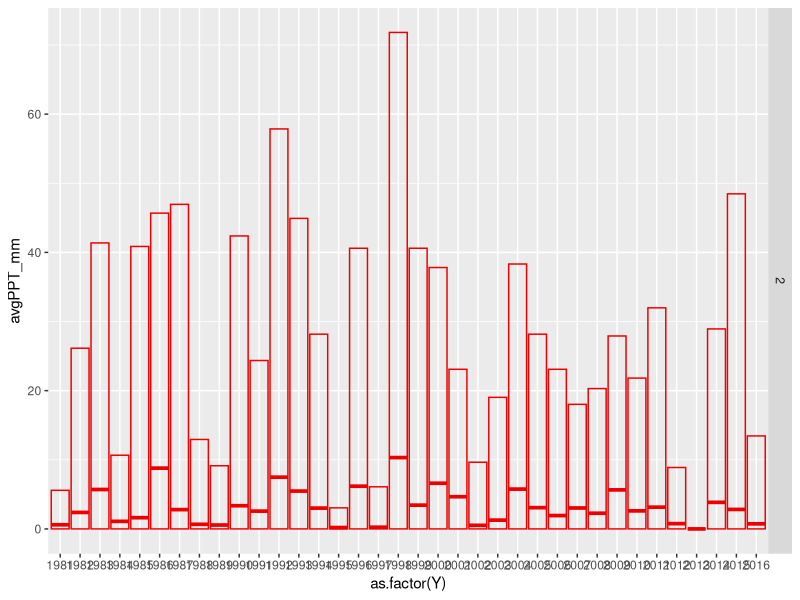
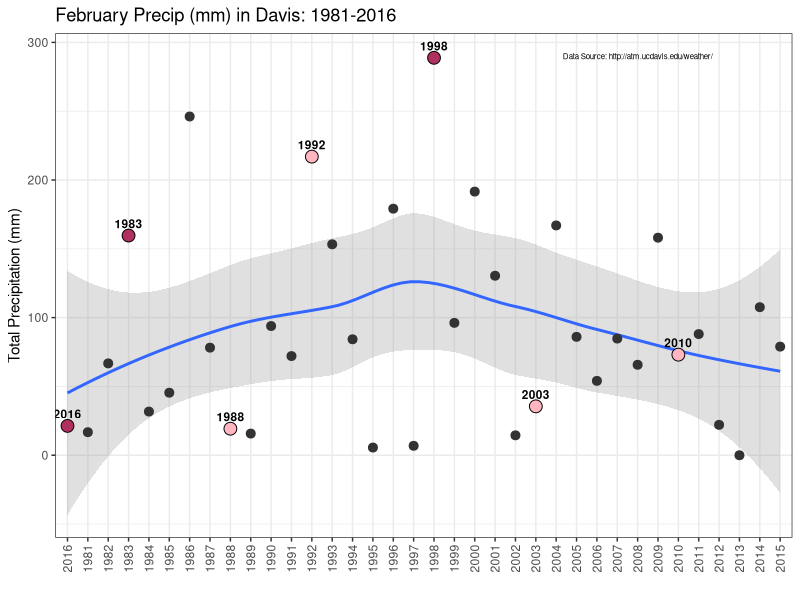
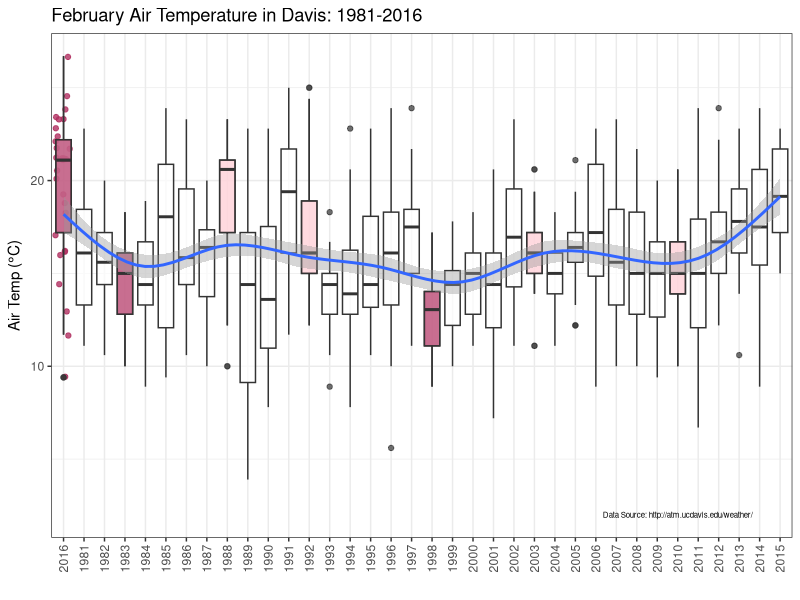

These charts were generated, in order, by the following R code:
# GET UCD CLIMATE 

# climate data from UC Climate (http://169.237.140.1/calludt.cgi/WXDATAREPORT)
# http://apps.atm.ucdavis.edu/wxdata/data/

library(lubridate); library(dplyr); library(ggplot2); library(stringr)

# get historical climate data
dav <- read.csv("./data/climate_Davis_historical.csv", skip = 53)
dav %<>% 
  select(Station:min,Soil.max, min.1) %>% 
  filter(!is.na(Air.max))

# need to split out date/time
dav$Time<-ifelse(nchar(dav$Time)<4,str_pad(dav$Time, side = "left", width = 4, pad="0"),  dav$Time)
dav$Time<-paste0(dav$Time,"00") # add zeros to make HMS
dav$datetime<-ymd_hms(paste0(dav$Date, dav$Time))
dav$Y<-year(dav$datetime)
dav$M<-month(dav$datetime)
dav$DOY<-yday(dav$datetime)

dav1 <- dav %>% 
  select(datetime, Station, Precip:min.1, Y, M, DOY) %>% 
  group_by(Y, M, Station) %>% 
  filter(M==2) # limit to FEB 
glimpse(dav1)
dav1$decade <- cut(x = dav1$Y,include.lowest = T,dig.lab = 4, breaks = c(1980, 1990, 2000, 2010, 2020), labels = c('1980s','1990s','2000s','2010s'))

  
dav2 <- dav %>% 
  select(datetime, Station, Precip:min.1, Y, M, DOY) %>% 
  group_by(Y, M, Station) %>% 
  filter(M==2) %>% # limit to FEB 
  summarize("totPPT_mm"=sum(Precip),
            "avgAir.max"=mean(Air.max))

ppt <- dav %>% 
  select(datetime, Precip:min.1, Y, M, DOY) %>% 
  group_by(Y, M) %>% 
  filter(M==2) %>% # limit to FEB 
  summarize("totPPT_mm"=sum(Precip),
            "avgPPT_mm"=mean(Precip),
            "maxPPT_mm"=max(Precip),
            "minPPT_mm"=min(Precip))

head(ppt)
ppt$decade <- cut(x = ppt$Y,include.lowest = T,dig.lab = 4, breaks = c(1980, 1990, 2000, 2010, 2020), labels = c('1980s','1990s','2000s','2010s'))
head(ppt)

# precip in FEB
ggplot(data = ppt, aes(x = as.factor(Y), y = avgPPT_mm, group=Y)) +
  geom_crossbar(data= ppt, aes(x=as.factor(Y), ymax=maxPPT_mm, ymin=minPPT_mm, group=as.factor(Y)), alpha= 0.5, color="red2")+
  #geom_point(data=ppt[ppt$Y==2016,], aes(x=as.factor(Y), y=maxPPT_mm, group=as.factor(Y)), fill="blue", alpha=0.7) + theme_bw() +
  facet_grid(M~.)

# precip plot
ggplot(data = ppt, aes(x = as.factor(Y), y = totPPT_mm, group=Y)) +
  geom_point(data=ppt[ppt$Y==2016,], aes(x=as.factor(Y), y=totPPT_mm, group=Y), color="maroon", alpha=0.8) +
  geom_smooth(data=ppt, aes(x=as.factor(Y), y= totPPT_mm, group=M), alpha=0.3) +
  geom_point(data=ppt, aes(x=as.factor(Y),y=totPPT_mm, group=Y), color="gray20", size=2.7)+
  geom_point(data=ppt[ppt$Y==2016,], aes(x=as.factor(Y),y=totPPT_mm, group=Y), pch=21, fill="maroon", size=4) +
  geom_point(data=ppt[ppt$Y==1983,], aes(x=as.factor(Y),y=totPPT_mm, group=Y), pch=21, fill="maroon", size=4) +
  geom_point(data=ppt[ppt$Y==1998,], aes(x=as.factor(Y),y=totPPT_mm, group=Y), pch=21, fill="maroon", size=4) +
  geom_point(data=ppt[ppt$Y==1988,], aes(x=as.factor(Y),y=totPPT_mm, group=Y), pch=21, fill="lightpink", size=4) +
  geom_point(data=ppt[ppt$Y==1992,], aes(x=as.factor(Y),y=totPPT_mm, group=Y), pch=21, fill="lightpink", size=4) +
  geom_point(data=ppt[ppt$Y==2003,], aes(x=as.factor(Y),y=totPPT_mm, group=Y), pch=21, fill="lightpink", size=4) +
  geom_point(data=ppt[ppt$Y==2010,], aes(x=as.factor(Y),y=totPPT_mm, group=Y), pch=21, fill="lightpink", size=4) +
  geom_text(data=ppt[ppt$Y==2016 | ppt$Y==1983 | ppt$Y==1988 | ppt$Y==1998 | ppt$Y==1992 | ppt$Y==2003 | ppt$Y==2010,], 
             aes(label=Y, x=as.factor(Y), y=totPPT_mm), size=3, vjust = -0.90, nudge_y=-0.5, fontface = "bold")+
  ylab(paste("Total Precipitation (mm)")) + theme_bw() + xlab("") +
  theme(axis.text.x = element_text(angle = 90, vjust = 0.5)) + 
  ggtitle(label = "February Precip (mm) in Davis: 1981-2016") + 
  annotate("text", x=as.factor(2008), y=290, size=2, label="Data Source: http://atm.ucdavis.edu/weather/")

library(svglite) # much higher res and is vector scalable graphics
#ggsave(filename = "./plots/Feb_ppt_Davis_1981-2016.svg", width = 8, height=5, units = "in", dpi = 150)


# airtemp in FEB
ggplot(data = dav1, aes(x = as.factor(Y), y = Air.max, group=Station)) +
  geom_jitter(data=dav1[dav1$Y==2016,], aes(x=as.factor(Y), y=Air.max, group=Y), color="maroon", alpha=0.8) +
  geom_boxplot(data= dav1, aes(x=as.factor(Y), ymax=Air.max, ymin=min, group=Y), color="gray20", alpha=0.7)+
  geom_boxplot(data=dav1[dav1$Y==2016,], aes(x=as.factor(Y), ymax=Air.max, ymin=min, group=Y), fill="maroon", alpha=0.7) +
  geom_boxplot(data=dav1[dav1$Y==1983,], aes(x=as.factor(Y), ymax=Air.max, ymin=min, group=Y), fill="maroon", alpha=0.7) +
  geom_boxplot(data=dav1[dav1$Y==1998,], aes(x=as.factor(Y), ymax=Air.max, ymin=min, group=Y), fill="maroon", alpha=0.7) +
  geom_boxplot(data=dav1[dav1$Y==1988,], aes(x=as.factor(Y), ymax=Air.max, ymin=min, group=Y), fill="lightpink", alpha=0.5) +
  geom_boxplot(data=dav1[dav1$Y==1992,], aes(x=as.factor(Y), ymax=Air.max, ymin=min, group=Y), fill="lightpink", alpha=0.5) +
  geom_boxplot(data=dav1[dav1$Y==2003,], aes(x=as.factor(Y), ymax=Air.max, ymin=min, group=Y), fill="lightpink", alpha=0.5) +
  geom_boxplot(data=dav1[dav1$Y==2010,], aes(x=as.factor(Y), ymax=Air.max, ymin=min, group=Y), fill="lightpink", alpha=0.5) +
  geom_smooth(data=dav1, aes(x=as.factor(Y), y= Air.max, group=Station)) +
  ylab(expression(paste("Air Temp (", degree, "C)"))) + theme_bw() + xlab("") +
  theme(axis.text.x = element_text(angle = 90, vjust = 0.5)) + 
  ggtitle(label = "February Air Temperature in Davis: 1981-2016") + 
  annotate("text", x=as.factor(2010), y=2, size=2, label="Data Source: http://atm.ucdavis.edu/weather/")

# ggsave(filename = "./plots/Feb_airtemp_Davis_1981-2016.svg", width = 8, height=5, units = "in", dpi = 150)
# ggsave(filename = "./plots/Feb_airtemp_Davis_1981-2016.png", width = 6, height=5, units = "in", dpi = 150)

# air only for all but 2016, J-F-M
dav %>% 
  select(Station, Precip:min.1, Y, M, DOY) %>% 
  group_by(M) %>% 
  filter(M<4 & Y<2016) %>% # limit to JAN-FEB 
  summarize(#"totPPT_mm"=sum(Precip),
            #"avgPPT_mm"=mean(Precip),
            "avgAir"=mean(c(Air.max,min)),
            "avgAirmax"=mean(Air.max),
            "avgAirmin"=mean(min)) %>% 
  as.data.frame()



# do some stats by decade to look for changes in ppt
library(coin) 
head(ppt)
head(dav1)

# monte carlo sampling of precip vs decade using FEB only
oneway_test(totPPT_mm ~ decade,data=ppt,distribution='approximate')

# monte carlo sampling of Air.max vs decade using FEB only
oneway_test(Air.max ~ decade,data=dav1[dav1$M==2,],distribution='approximate')
